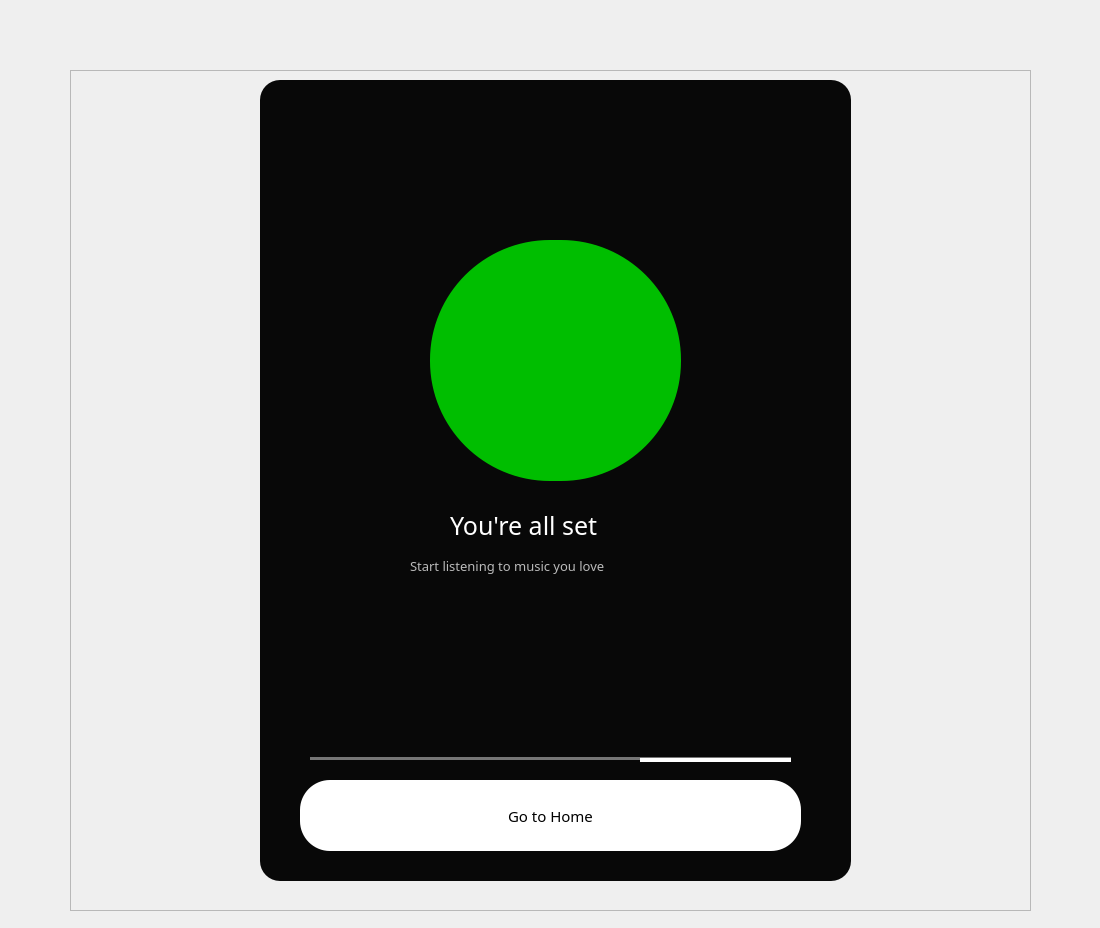
<?xml version="1.0" encoding="UTF-8"?>
<ui version="4.0">
 <class>Form</class>
 <widget class="QWidget" name="Form">
  <property name="geometry">
   <rect>
    <x>0</x>
    <y>0</y>
    <width>1100</width>
    <height>928</height>
   </rect>
  </property>
  <property name="windowTitle">
   <string>Form</string>
  </property>
  <widget class="QFrame" name="frame">
   <property name="geometry">
    <rect>
     <x>70</x>
     <y>70</y>
     <width>961</width>
     <height>841</height>
    </rect>
   </property>
   <property name="frameShape">
    <enum>QFrame::StyledPanel</enum>
   </property>
   <property name="frameShadow">
    <enum>QFrame::Raised</enum>
   </property>
   <widget class="QLabel" name="label">
    <property name="geometry">
     <rect>
      <x>190</x>
      <y>10</y>
      <width>591</width>
      <height>801</height>
     </rect>
    </property>
    <property name="styleSheet">
     <string notr="true">background-color: rgb(8, 8, 8,);
border-radius:20px;
</string>
    </property>
    <property name="text">
     <string/>
    </property>
   </widget>
   <widget class="QPushButton" name="pushButton">
    <property name="geometry">
     <rect>
      <x>230</x>
      <y>710</y>
      <width>501</width>
      <height>71</height>
     </rect>
    </property>
    <property name="font">
     <font>
      <family>Plus Jakarta Sans SemiBold</family>
      <pointsize>11</pointsize>
     </font>
    </property>
    <property name="styleSheet">
     <string notr="true">background-color: rgb(255, 255, 255);
border-radius:30px;</string>
    </property>
    <property name="text">
     <string>Go to Home</string>
    </property>
   </widget>
   <widget class="QLabel" name="label_2">
    <property name="geometry">
     <rect>
      <x>380</x>
      <y>430</y>
      <width>241</width>
      <height>51</height>
     </rect>
    </property>
    <property name="font">
     <font>
      <family>Plus Jakarta Sans SemiBold</family>
      <pointsize>19</pointsize>
      <weight>50</weight>
      <bold>false</bold>
     </font>
    </property>
    <property name="styleSheet">
     <string notr="true">color: rgb(255, 255, 255);</string>
    </property>
    <property name="text">
     <string>You're all set</string>
    </property>
   </widget>
   <widget class="QLabel" name="label_3">
    <property name="geometry">
     <rect>
      <x>340</x>
      <y>480</y>
      <width>321</width>
      <height>31</height>
     </rect>
    </property>
    <property name="font">
     <font>
      <family>Plus Jakarta Sans Medium</family>
      <pointsize>10</pointsize>
      <weight>50</weight>
      <bold>false</bold>
     </font>
    </property>
    <property name="styleSheet">
     <string notr="true">color: rgb(186, 186, 186);</string>
    </property>
    <property name="text">
     <string>Start listening to music you love</string>
    </property>
   </widget>
   <widget class="Line" name="line">
    <property name="geometry">
     <rect>
      <x>240</x>
      <y>680</y>
      <width>481</width>
      <height>16</height>
     </rect>
    </property>
    <property name="styleSheet">
     <string notr="true">color: rgb(118, 118, 118);</string>
    </property>
    <property name="frameShadow">
     <enum>QFrame::Plain</enum>
    </property>
    <property name="lineWidth">
     <number>3</number>
    </property>
    <property name="orientation">
     <enum>Qt::Horizontal</enum>
    </property>
   </widget>
   <widget class="Line" name="line_2">
    <property name="geometry">
     <rect>
      <x>570</x>
      <y>670</y>
      <width>151</width>
      <height>41</height>
     </rect>
    </property>
    <property name="styleSheet">
     <string notr="true">color: rgb(255, 255, 255);</string>
    </property>
    <property name="frameShadow">
     <enum>QFrame::Plain</enum>
    </property>
    <property name="lineWidth">
     <number>4</number>
    </property>
    <property name="orientation">
     <enum>Qt::Horizontal</enum>
    </property>
   </widget>
   <widget class="QLabel" name="label_4">
    <property name="geometry">
     <rect>
      <x>360</x>
      <y>170</y>
      <width>251</width>
      <height>241</height>
     </rect>
    </property>
    <property name="styleSheet">
     <string notr="true">background-color: rgb(0, 190, 0);
border-radius:120px;</string>
    </property>
    <property name="text">
     <string/>
    </property>
   </widget>
   <widget class="QLabel" name="label_5">
    <property name="geometry">
     <rect>
      <x>390</x>
      <y>200</y>
      <width>201</width>
      <height>191</height>
     </rect>
    </property>
    <property name="text">
     <string/>
    </property>
    <property name="pixmap">
     <pixmap resource="../../res.qrc">:/images/media/check.svg</pixmap>
    </property>
    <property name="scaledContents">
     <bool>true</bool>
    </property>
   </widget>
  </widget>
 </widget>
 <resources>
  <include location="../../res.qrc"/>
 </resources>
 <connections/>
</ui>
